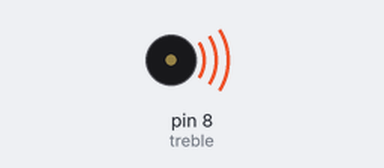
This sketch was run on a simulated Arduino Uno, built with avr-gcc and run on an emulated ATmega328P. Shown: buzzer (waves = sounding).

Above: at 0.16 s.
Timing chart, 0 to 20.8 s (numbered marks = the images above):
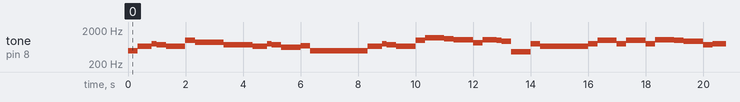

Measured:
- by itself, tone on pin 8 (treble): plays 493 Hz for 0.33 s, 659 Hz for 0.50 s, 783 Hz for 0.17 s, 739 Hz for 0.33 s, 659 Hz for 0.67 s, 987 Hz for 0.33 s … (242 notes in this stretch)

The sketch:

harry_potter_song_arduino_buzzer.ino
```cpp
int treble = 8;

void setup(){
  pinMode(treble, OUTPUT);
}

void loop(){

  tone(treble, 493.88, 1000/3);
  delay(1000/3);

  tone(treble, 659.25, 1500/3);
  delay(1500/3);
  tone(treble, 783.99, 500/3);
  delay(500/3);
  tone(treble, 739.99, 1000/3);
  delay(1000/3);

  tone(treble, 659.25, 2000/3);
  delay(2000/3);
  tone(treble, 987.77, 1000/3);
  delay(1000/3);

  tone(treble, 880.00, 3000/3);
  delay(3000/3);

  tone(treble, 739.99, 3000/3);
  delay(3000/3);

  tone(treble, 659.25, 1500/3);
  delay(1500/3);
  tone(treble, 783.99, 500/3);
  delay(500/3);
  tone(treble, 739.99, 1000/3);
  delay(1000/3);

  tone(treble, 622.25, 2000/3);
  delay(2000/3);
  tone(treble, 698.46, 1000/3);
  delay(1000/3);

  tone(treble, 493.88, 5000/3);
  delay(5000/3);
  tone(treble, 493.88, 1000/3);
  delay(1000/3);

  tone(treble, 659.25, 1500/3);
  delay(1500/3);
  tone(treble, 783.99, 500/3);
  delay(500/3);
  tone(treble, 739.99, 1000/3);
  delay(1000/3);

  tone(treble, 659.25, 2000/3);
  delay(2000/3);
  tone(treble, 987.77, 1000/3);
  delay(1000/3);

  tone(treble, 1174.66, 2000/3);
  delay(2000/3);
  tone(treble, 1108.73, 1000/3);
  delay(1000/3);

  tone(treble, 1046.50, 2000/3);
  delay(2000/3);
  tone(treble, 830.61, 1000/3);
  delay(1000/3);

  tone(treble, 1046.50, 1500/3);
  delay(1500/3);
  tone(treble, 987.77, 500/3);
  delay(500/3);
  tone(treble, 932.33, 1000/3);
  delay(1000/3);

  tone(treble, 466.16, 2000/3);
  delay(2000/3);
  tone(treble, 783.99, 1000/3);
  delay(1000/3);

  tone(treble, 659.25, 5000/3);
  delay(5000/3);
  tone(treble, 783.99, 1000/3);
  delay(1000/3);

  tone(treble, 987.77, 2000/3);
  delay(2000/3);
  tone(treble, 783.99, 1000/3);
  delay(1000/3);

  tone(treble, 987.77, 2000/3);
  delay(2000/3);
  tone(treble, 783.99, 1000/3);
  delay(1000/3);

  tone(treble, 1046.50, 2000/3);
  delay(2000/3);
  tone(treble, 987.77, 1000/3);
  delay(1000/3);

  tone(treble, 932.33, 2000/3);
  delay(2000/3);
  tone(treble, 739.99, 1000/3);
  delay(1000/3);

  tone(treble, 783.99, 1500/3);
  delay(1500/3);
  tone(treble, 987.77, 500/3);
  delay(500/3);
  tone(treble, 932.33, 1000/3);
  delay(1000/3);

  tone(treble, 466.16, 2000/3);
  delay(2000/3);
  tone(treble, 493.88, 1000/3);
  delay(1000/3);

  tone(treble, 987.77, 5000/3);
  delay(5000/3);
  tone(treble, 783.99, 1000/3);
  delay(1000/3);

  tone(treble, 987.77, 2000/3);
  delay(2000/3);
  tone(treble, 783.99, 1000/3);
  delay(1000/3);

  tone(treble, 987.77, 2000/3);
  delay(2000/3);
  tone(treble, 783.99, 1000/3);
  delay(1000/3);

  tone(treble, 1174.66, 2000/3);
  delay(2000/3);
  tone(treble, 1108.73, 1000/3);
  delay(1000/3);

  tone(treble, 1046.50, 2000/3);
  delay(2000/3);
  tone(treble, 830.61, 1000/3);
  delay(1000/3);

  tone(treble, 1046.50, 1500/3);
  delay(1500/3);
  tone(treble, 987.77, 500/3);
  delay(500/3);
  tone(treble, 932.33, 1000/3);
  delay(1000/3);

  tone(treble, 466.16, 2000/3);
  delay(2000/3);
  tone(treble, 783.99, 1000/3);
  delay(1000/3);

  tone(treble, 659.25, 5000/3);
  delay(5000/3);

}
```
